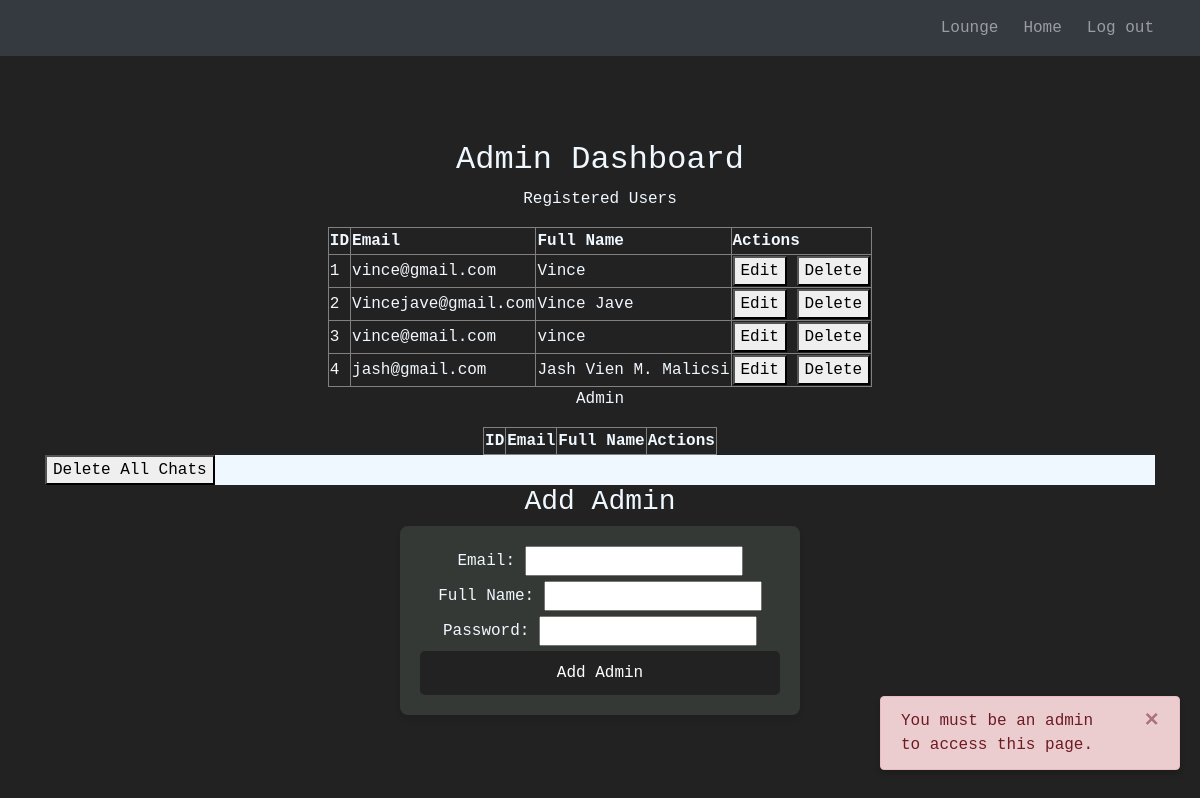
The app's page /admin-dashboard (signed in), older data.
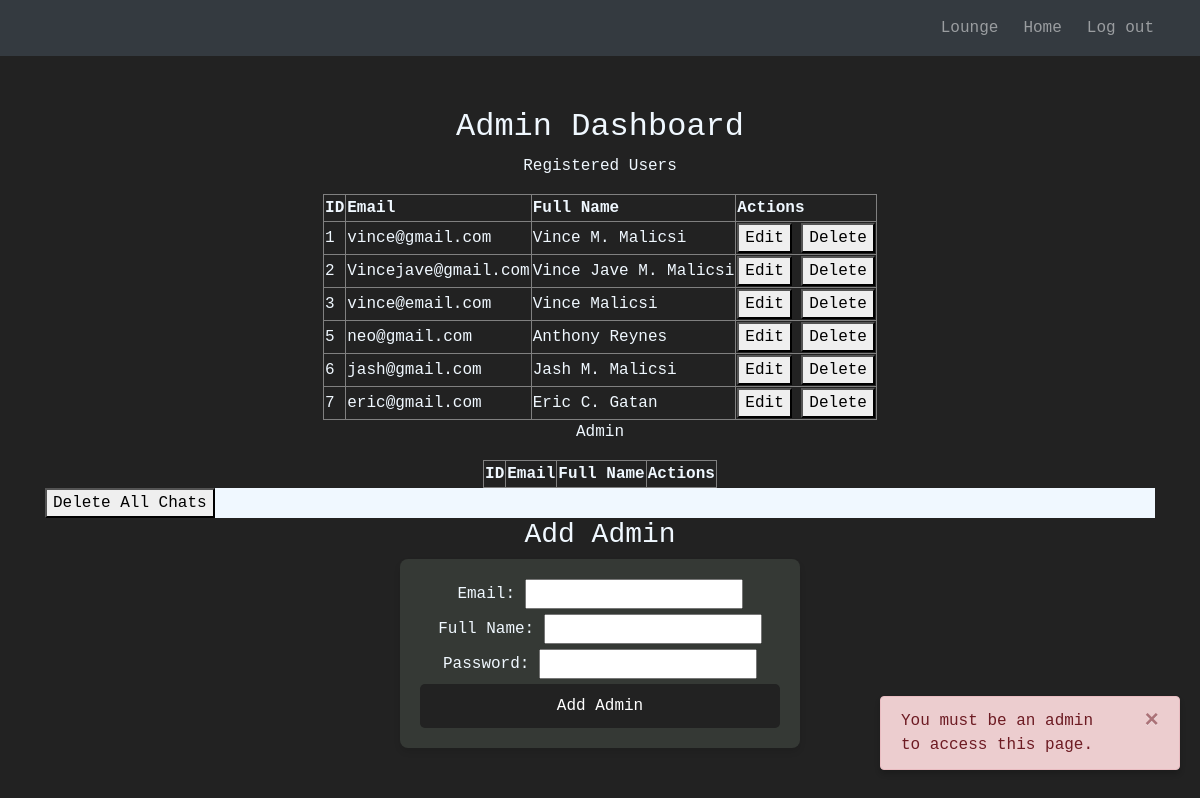
The same page, newer data.
### website/models.py (models this page shows)
class User(db.Model, UserMixin):
    id = db.Column(db.Integer, primary_key=True)
    email = db.Column(db.String(150), unique=True)
    password = db.Column(db.String(150))
    first_name = db.Column(db.String(150))
    notes = db.relationship('Note')
    chats = db.relationship('Chat')

### website/views.py (the view)
@views.route('/admin-dashboard', methods=['GET'])
@login_required
def admin_dashboard():
    if not isinstance(current_user, Admin):
        flash('You must be an admin to access this page.', category='error')
        users = User.query.all()  # Query all users to display in the admin dashboard
        admins=Admin.query.all()
        return render_template("admin-dashboard.html", user=current_user, users=users)
    users = User.query.all()  # Query all users to display in the admin dashboard
    admins=Admin.query.all()
    return render_template("admin-dashboard.html", user=current_user, users=users, admins=admins)

### website/__init__.py (called while the page is built)
def create_app():
    app = Flask(__name__)
    app.config['SECRET_KEY'] = 'DSA Group 4'
    app.config['SQLALCHEMY_DATABASE_URI'] = f'sqlite:///{DB_NAME}'
    db.init_app(app)
    from .views import views
    from .auth import auth
    app.register_blueprint(views, url_prefix='/')
    app.register_blueprint(auth, url_prefix='/')
    from .models import User, Note
    with app.app_context():
        db.create_all()
    login_manager = LoginManager()
    login_manager.login_view = 'auth.login'
    login_manager.init_app(app)
    @login_manager.user_loader
    def load_user(id):
        return User.query.get(int(id))
    return app

### website/templates/admin-dashboard.html (shortened to what this page needs)
{% extends "base.html" %}
{% block content %}
<h2 align="center" class="admin-title">Admin Dashboard</h2>
<div align="center" class="admin-table-contents">
  <p class="admin-table-title">Registered Users</p>
  <table border="1" class="table-contents">
    <tr class="table-contents">
      <th>ID</th>
      <th>Email</th>
      <th>Full Name</th>
      <th>Actions</th>
    </tr>
    {% for user in users %}
    <tr>
      <td>{{ user.id }}</td>
      <td>{{ user.email }}</td>
      <td>{{ user.first_name }}</td>
      <td>
        <button onclick="editUser({{ user.id }}, '{{ user.email }}', '{{ user.first_name }}')">Edit</button>
        <button onclick="deleteUser({{ user.id }})">Delete</button>
      </td>
    </tr>
    {% endfor %}
  </table>
</div>
<div align="center" class="admin-table-contents">
    <p class="admin-table-title">Admin</p>
    <table border="1" class="table-contents">
      <tr class="table-contents">
        <th>ID</th>
        <th>Email</th>
        <th>Full Name</th>
        <th>Actions</th>
      </tr>
    </table>
  </div>
<div class="delete-all-chat">
    <button onclick="deleteAllChats()">Delete All Chats</button>
</div>
<div align="center" class="add-admin-form admin-title">
    <h3>Add Admin</h3>
    <form method="POST" action="/add-admin">
      <label for="email" >Email:</label>
      <input type="email" id="email" name="email" required>
      <label for="full_name" >Full Name:</label>
      <input type="text" id="full_name"name="first_name" required>
      <label for="password">Password:</label>
      <input type="password" id="password" name="password" required>
      <button type="submit">Add Admin</button>
    </form>
</div>
{% endblock %}

### website/templates/base.html (shortened to what this page needs)
<!DOCTYPE html>
<html>
  <head>
    <link
      rel="stylesheet"
      href="https://stackpath.bootstrapcdn.com/bootstrap/4.4.1/css/bootstrap.min.css"
    />
    <link
      rel="stylesheet"
      href="https://stackpath.bootstrapcdn.com/font-awesome/4.7.0/css/font-awesome.min.css"
    />
    <link rel="stylesheet" href="static/sign_up.css">
    <link rel="stylesheet" href="static/home.css">
    <link rel="stylesheet" href="static/admin-dashboard.css">
    <link rel="stylesheet" href="static/lounge.css">
  </head>
  <body>
    <nav class="navbar navbar-dark bg-dark fixed-top">
      <div class="container-fluid">
        <div class="navbar-nav ml-auto d-flex flex-row">
          {% if user.is_authenticated %}
          <a class="nav-item nav-link" id="lounge" href="/lounge">Lounge</a>
          <a class="nav-item nav-link" id="home" href="/">Home</a>
          <a class="nav-item nav-link" id="logout" href="/logout">Log out</a>
          {% else %}
          <a class="nav-item nav-link" id="login" href="/login">Login</a>
          <a class="nav-item nav-link" id="signUp" href="/sign-up">Sign Up</a>
          <a class="nav-item nav-link" id="admin" href="/admin-login">Admin</a>
          {% endif %}
        </div>
      </div>
    </nav>
    <div class="notification-container">
      {% with messages = get_flashed_messages(with_categories=true) %}
      {% if messages %}
      {% for category, message in messages %}
      <div class="alert alert-{{ 'danger' if category == 'error' else 'success' }} alert-dismissible fade show" role="alert">
        {{ message }}
        <button type="button" class="close" data-dismiss="alert" aria-label="Close">
          <span aria-hidden="true">&times;</span>
        </button>
      </div>
      {% endfor %}
      {% endif %}
      {% endwith %}
    </div>
    <div class="container">{% block content %} {% endblock %}</div>
  </body>
</html>

### website/static/sign_up.css (style rules this page uses)
body { font-family: monospace, monospace; background-color: #222222; margin: 0; padding: 0; display: flex; justify-content: center; align-items: center; height: 100vh; }
form { background-color: #353935; padding: 20px; border-radius: 8px; box-shadow: 0 4px 6px rgba(0, 0, 0, 0.1); width: 100%; max-width: 400px; margin: auto; }
button[type="submit"] { width: 100%; padding: 10px; background-color: #222222; color: #ffffff; border: none; border-radius: 5px; font-size: 16px; cursor: pointer; transition: background-color 0.3s; }
.navbar { justify-content: flex-start; padding-left: 10px; }
.nav-item { margin-right: 15px; margin-left: 10px; }
body { padding-top: 56px; }
.navbar-nav { align-items: center; }

### website/static/admin-dashboard.css (style rules this page uses)
.admin-title { color:aliceblue; }
.admin-table-title { color:aliceblue; }
.table-contents { color:aliceblue; }
.delete-all-chat { background-color: aliceblue; }

### website/templates/base.html (style rules this page uses)
.notification-container { position: fixed; bottom: 20px; right: 20px; z-index: 1050; max-width: 300px; }
.notification-container .alert { margin-bottom: 10px; box-shadow: 0px 4px 6px rgba(0, 0, 0, 0.2); opacity: 0.95; }

Row changes from the older to the newer data that the page shows:
removed User: id "4", email "jash@gmail.com", first_name "Jash Vien M. Malicsi"
changed User "vince@gmail.com": first_name "Vince" → "Vince M. Malicsi"
changed User "Vincejave@gmail.com": first_name "Vince Jave" → "Vince Jave M. Malicsi"
changed User "vince@email.com": first_name "vince" → "Vince Malicsi"
added User: id "5", email "neo@gmail.com", first_name "Anthony Reynes"
added User: id "6", email "jash@gmail.com", first_name "Jash M. Malicsi"
added User: id "7", email "eric@gmail.com", first_name "Eric C. Gatan"
